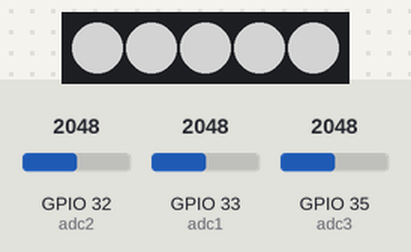
The program below on a simulated ESP32 board running MicroPython. Shown: 5 RGB LEDs in strip order, left to right. The test bench sets the inputs (shaded band); at power-on: GPIO 32 (adc2) = 2048, GPIO 33 (adc1) = 2048, GPIO 35 (adc3) = 2048 (analog values on the 0–4095 scale). Dim RGB values are drawn brighter than linear.

Above: at 1.2 s.
1.3 s: GPIO 32 (adc2) set to 491
At 1.6 s:
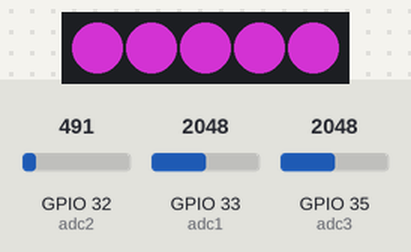
2.8 s: GPIO 33 (adc1) set to 491
At 3.9 s:
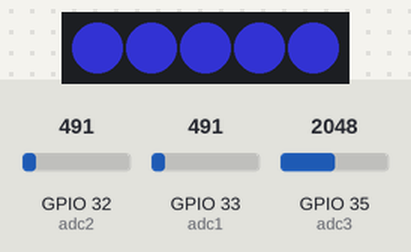
4.3 s: GPIO 35 (adc3) set to 0
At 5.0 s:
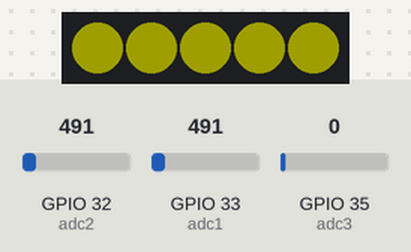
5.8 s: GPIO 32 (adc2) set to 0
At 6.2 s:
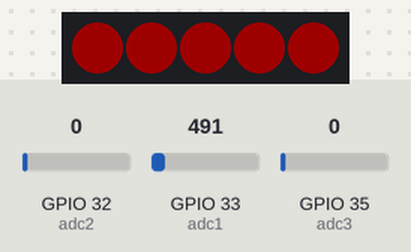
7.3 s: GPIO 33 (adc1) set to 0
At 8.5 s:
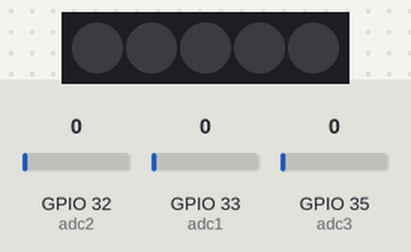
8.8 s: GPIO 32 (adc2) set to 1228
At 9.7 s:
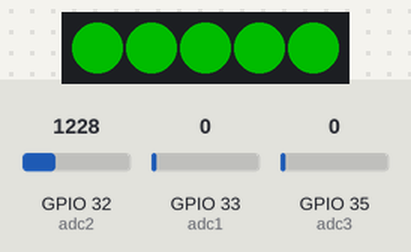
Timing chart, 0 to 11.3 s (numbered marks = the images above; inputs shaded):
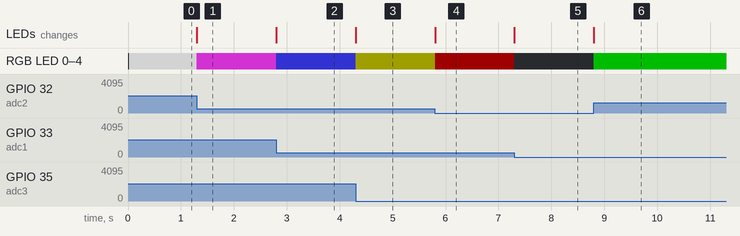

Measured:
- after the input at 1.3 s, RGB LED 0–4: RGB(127, 127, 127) → RGB(127, 30, 127) at once; the LEDs: change at once (image 1)
- after the input at 2.8 s, RGB LED 0–4: RGB(127, 30, 127) → RGB(30, 30, 127) at once; the LEDs: change at once (image 2)
- after the input at 4.3 s, RGB LED 0–4: RGB(30, 30, 127) → RGB(30, 30, 0) at once; the LEDs: change at once (image 3)
- after the input at 5.8 s, RGB LED 0–4: RGB(30, 30, 0) → RGB(30, 0, 0) at once; the LEDs: change at once (image 4)
- after the input at 7.3 s, RGB LED 0–4: RGB(30, 0, 0) → off at once; the LEDs: change at once (image 5)
- after the input at 8.8 s, RGB LED 0–4: off → RGB(0, 76, 0) at once; the LEDs: change at once (image 6)

The program:

_____RGB__WS2812_.py
```python
#接线： WS-->(27)
#ADC引脚：33、32、35

#导入Pin模块
from machine import Pin
from neopixel import NeoPixel
import time
import random
from machine import ADC
from machine import Timer

#定义RGB控制对象
#控制引脚为16，RGB灯串联5个
pin=27
rgb_num=5
rgb_led=NeoPixel(Pin(pin,Pin.OUT),rgb_num)
#定义ADC控制对象
adc1=ADC(Pin(33))
adc1.atten(ADC.ATTN_11DB)  #开启衰减，量程增大到3.3V
adc2=ADC(Pin(32))
adc2.atten(ADC.ATTN_11DB)  #开启衰减，量程增大到3.3V
adc3=ADC(Pin(35))
adc3.atten(ADC.ATTN_11DB)  #开启衰减，量程增大到3.3V

a=0
b=0
c=0

#定时器0中断函数
def time0_irq(time0):
    a=255*adc1.read()//4095
    b=255*adc2.read()//4095
    c=255*adc3.read()//4095
    for i in range(rgb_num):
                rgb_led[i]=(a, b, c)
                rgb_led.write()

#程序入口
if __name__=="__main__" :
    time0=Timer(0)  #创建time0定时器对象
    time0.init(period=20,mode=Timer.PERIODIC,callback=time0_irq)
    while True:
        pass


            
```
